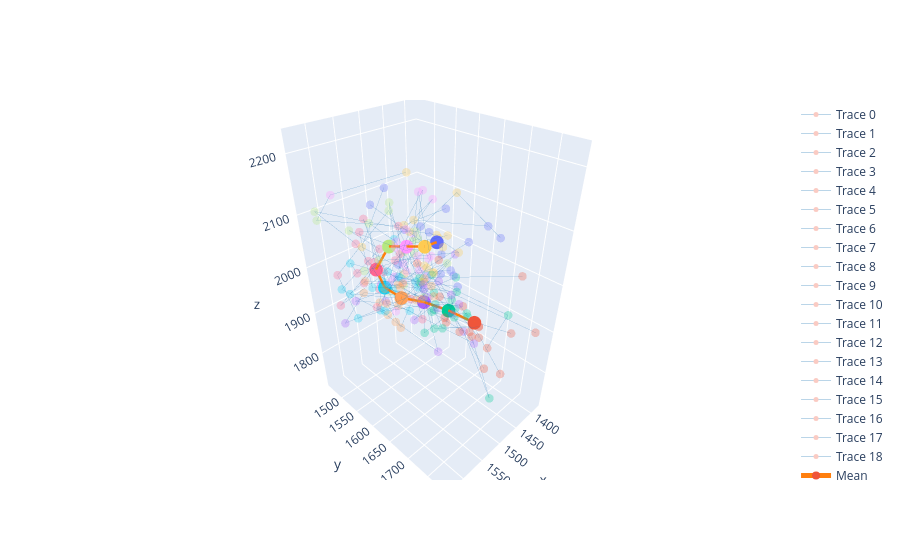

Source (notebook cell):
### Code cell
tr.plot_gpa_output(clust_aligned, clust_mean)
